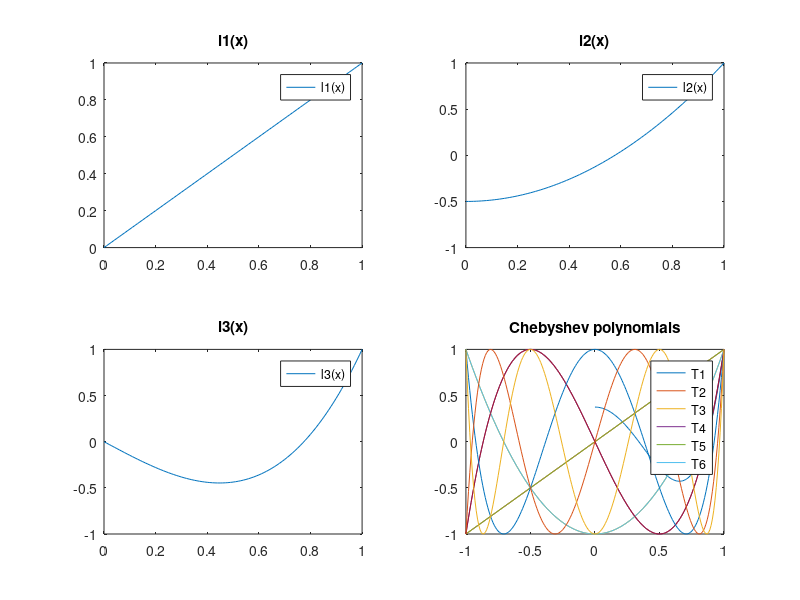

Here is the MATLAB script that generated this plot:
disp("Hello World");
disp("Problem 1");
l1 = @(x) x;
l2 = @(x) 3 / 2 .* x .^ 2 - 1 / 2;
l3 = @(x) 5 / 2 .* x .^ 3 - 3 / 2 .* x;
l4 = @(x) 35 / 8 .* x .^ 4 - 15 /4 .* x .^ 2 + 3 / 8;

x = 0:0.01:1;

% First graphic plot
subplot(2, 2, 1);
plot(x, l1(x))
title("l1(x)")
legend("l1(x)")

% Second graphic plot
subplot(2, 2, 2);
plot(x, l2(x))
title("l2(x)")
legend("l2(x)")

% Third graphic plot
subplot(2, 2, 3);
plot(x, l3(x))
title("l3(x)")
legend("l3(x)")

% Forth graphic plot
subplot(2, 2, 4);
plot(x, l4(x))
title("l4(x)")
legend("l4(x)")

disp("Problem 2");

T = @(n, t) cos(n * acos(t));
t = -1:0.01:1;

hold on

title('Chebyshev polynomials')
plot(t, T(1, t), 'DisplayName', 'T1')
plot(t, T(2, t), 'DisplayName', 'T2')
plot(t, T(3, t), 'DisplayName', 'T3')
legend('T1', 'T2', 'T3')

leg = []

function rec = P(n)
  if (n == 0)
    rec = @(x) 1;
  elseif(n == 1)
    rec = @(x) x;
  else
    rec = @(x) 2 .* x .* P(n - 1)(x) - P(n - 2)(x);
  end
end

for i = 1:6
  plot(t, P(i)(t));
  leg = [leg; sprintf('T%d', i)];
end

legend(leg)


disp("Problem 3");

%function taylor(N)
%    clf;
%    hold on;
%   T = @(x) ones(size(x))
%    for n=1:N
%        T = @(x) T(x) + (x.^n) / factorial(n);
%        fplot(T, [-1, 3]);
%    end
%end    
%fplot(@exp, [-1, 3], '-r');

x=1:0.25:2.5;
f=@(x) sqrt(5*x.^2+1);

function T = findif(x, f)
    n = length(x);
    T = [f(x)', NaN * ones(n, n-1)];
    for i=2:n
        T(1:n-i+1,i) = diff(T(1:n-i+2, i-1));
    end
end

findif(x, f)